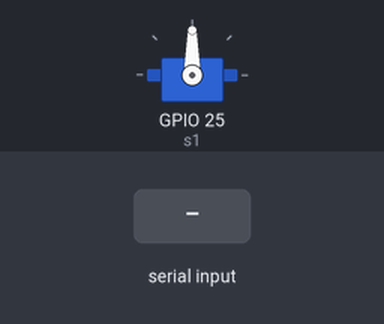
A sketch run on a simulated ESP32. On the bench: servo. Inputs (shaded band) come from the test bench. What the sketch prints to the serial monitor is not drawn.

Above: at 1.7 s.
1.8 s: "30,150\n" received over Serial
At 2.9 s:
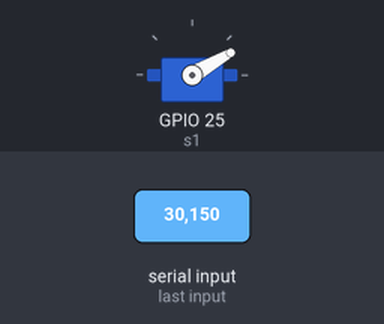
3.3 s: "5\n" received over Serial
At 4.0 s:
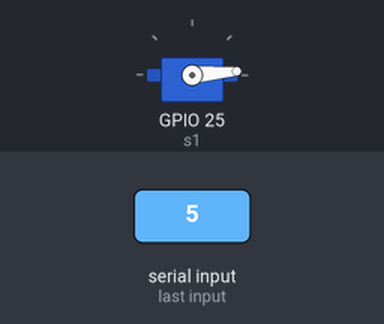
4.8 s: "200\n" received over Serial
At 5.2 s:
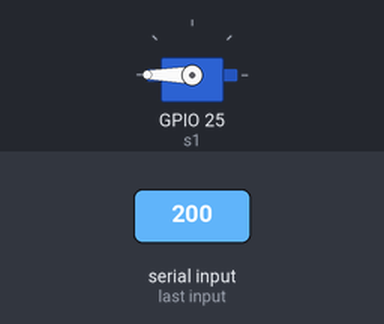
6.3 s: "90,45\n" received over Serial
At 7.5 s:
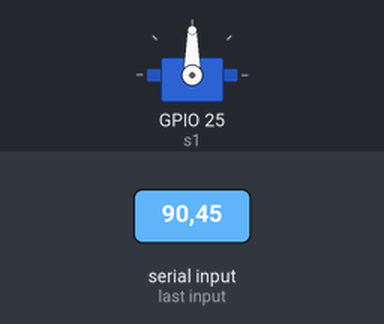
Timing chart, 0 to 8.8 s (numbered marks = the images above; inputs shaded):
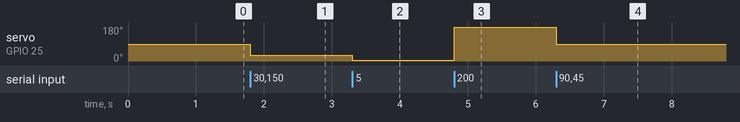

Measured:
- after the input at 1.8 s, servo on GPIO 25 (s1): 90° → 30° at once
- after the input at 3.3 s, servo on GPIO 25 (s1): 30° → 5° at once
- after the input at 4.8 s, servo on GPIO 25 (s1): 5° → 180° at once
- after the input at 6.3 s, servo on GPIO 25 (s1): 180° → 90° at once

The sketch:

gripperservo.ino
```cpp
#include <ESP32Servo.h>

Servo s1; // gripper

void setup() {
  Serial.begin(115200);

  s1.setPeriodHertz(50);
  s1.attach(25);

  delay(500);

  Serial.println("Enter angle (0–180):");
}

void loop() {
  if (Serial.available()) {
    String input = Serial.readStringUntil('\n');
    input.trim();

    int angle = input.toInt();
    angle = constrain(angle, 0, 180);

    s1.write(angle);

    Serial.print("Moved to: ");
    Serial.println(angle);
  }
}
```
